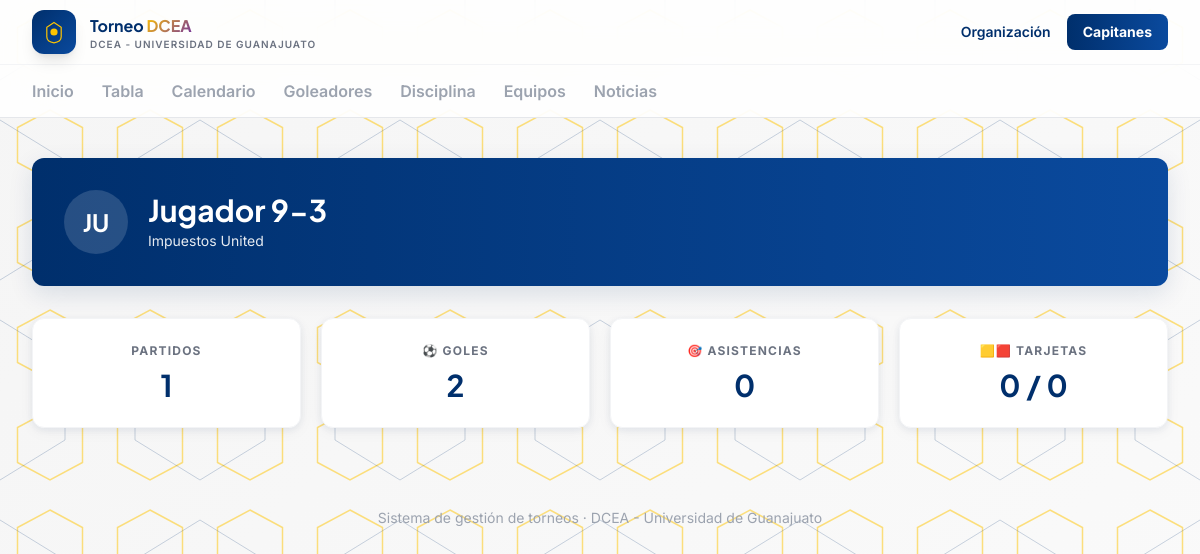
Page /jugadores/67 on the committed database.
### app/models/core.py (models this page shows)
class Organizacion(db.Model):
    __tablename__ = "organizaciones"
    id = db.Column(db.Integer, primary_key=True)
    nombre = db.Column(db.String(150), nullable=False)
    logo_url = db.Column(db.String(300))
    torneos = db.relationship("Torneo", backref="organizacion", lazy=True)
    equipos = db.relationship("Equipo", backref="organizacion", lazy=True)
    canchas = db.relationship("Cancha", backref="organizacion", lazy=True)
    arbitros = db.relationship("Arbitro", backref="organizacion", lazy=True)
    noticias = db.relationship("Noticia", backref="organizacion", lazy=True)

### app/models/equipos.py (models this page shows, shortened)
class Jugador(db.Model):
    __tablename__ = "jugadores"
    id = db.Column(db.Integer, primary_key=True)
    usuario_id = db.Column(db.Integer, db.ForeignKey("usuarios.id"))
    nombre = db.Column(db.String(120), nullable=False)
    foto_url = db.Column(db.String(300))
    fecha_nacimiento = db.Column(db.Date)
    rosters = db.relationship("Roster", backref="jugador", lazy=True)
    def equipo_actual(self, temporada_id):
        r = next((r for r in self.rosters if r.temporada_id == temporada_id), None)
        return r.equipo if r else None
    def estadisticas(self, temporada_id=None):
        from app.models.partidos import EventoPartido, Partido
        q = EventoPartido.query.filter_by(jugador_id=self.id)
        eventos = q.all()
        goles = sum(1 for e in eventos if e.tipo_evento == "gol")
        asistencias = sum(1 for e in eventos if e.tipo_evento == "asistencia")
        amarillas = sum(1 for e in eventos if e.tipo_evento == "tarjeta_amarilla")
        rojas = sum(1 for e in eventos if e.tipo_evento == "tarjeta_roja")
        partido_ids = {e.partido_id for e in eventos}
        partidos_jugados = Partido.query.filter(
            Partido.id.in_(partido_ids), Partido.estado == "jugado"
        ).count() if partido_ids else 0
        return {
            "goles": goles, "asistencias": asistencias,
            "amarillas": amarillas, "rojas": rojas,
            "partidos_jugados": partidos_jugados,
        }

class Equipo(db.Model):
    __tablename__ = "equipos"
    id = db.Column(db.Integer, primary_key=True)
    organizacion_id = db.Column(db.Integer, db.ForeignKey("organizaciones.id"), nullable=False)
    nombre = db.Column(db.String(120), nullable=False)
    escudo_url = db.Column(db.String(300))
    capitan_id = db.Column(db.Integer, db.ForeignKey("usuarios.id"))
    inscripciones = db.relationship("Inscripcion", backref="equipo", lazy=True)
    rosters = db.relationship("Roster", backref="equipo", lazy=True)

### app/routes/public.py (the view)
@public_bp.route("/jugadores/<int:jugador_id>")
def jugador_detalle(jugador_id):
    jugador = Jugador.query.get_or_404(jugador_id)
    temporada = Temporada.query.first()
    equipo = jugador.equipo_actual(temporada.id) if temporada else None
    stats = jugador.estadisticas()
    return render_template("public/jugador.html", jugador=jugador, equipo=equipo, stats=stats)

### app/templates/public/jugador.html (shortened to what this page needs)
{% extends "public/base.html" %}
{% block content %}
<div class="bg-gradient-to-r from-navy to-navy-light rounded-xl shadow-elevation p-8 text-white mb-8 flex items-center gap-5">
  <div class="w-16 h-16 rounded-full bg-white/15 flex items-center justify-center text-white font-display font-bold text-2xl flex-shrink-0">
    {{ jugador.nombre[:2].upper() }}
  </div>
  <div>
    <h1 class="font-display text-2xl sm:text-3xl font-bold">{{ jugador.nombre }}</h1>
    {% if equipo %}
      <a href="{{ url_for('public.equipo_detalle', equipo_id=equipo.id) }}" class="text-sm opacity-90 hover:opacity-100 hover:underline">{{ equipo.nombre }}</a>
    {% endif %}
  </div>
</div>
<div class="grid sm:grid-cols-4 gap-5">
  <div class="bg-white rounded-xl shadow-card border border-gray-100 p-6 text-center">
    <p class="text-xs uppercase tracking-widest text-gray-500 font-bold">Partidos</p>
    <p class="font-display text-3xl font-bold text-navy mt-2">{{ stats.partidos_jugados }}</p>
  </div>
  <div class="bg-white rounded-xl shadow-card border border-gray-100 p-6 text-center">
    <p class="text-xs uppercase tracking-widest text-gray-500 font-bold">⚽ Goles</p>
    <p class="font-display text-3xl font-bold text-navy mt-2">{{ stats.goles }}</p>
  </div>
  <div class="bg-white rounded-xl shadow-card border border-gray-100 p-6 text-center">
    <p class="text-xs uppercase tracking-widest text-gray-500 font-bold">🎯 Asistencias</p>
    <p class="font-display text-3xl font-bold text-navy mt-2">{{ stats.asistencias }}</p>
  </div>
  <div class="bg-white rounded-xl shadow-card border border-gray-100 p-6 text-center">
    <p class="text-xs uppercase tracking-widest text-gray-500 font-bold">🟨🟥 Tarjetas</p>
    <p class="font-display text-3xl font-bold text-navy mt-2">{{ stats.amarillas }} / {{ stats.rojas }}</p>
  </div>
</div>
{% endblock %}

### app/templates/public/base.html (shortened to what this page needs)
<!DOCTYPE html>
<html lang="es">
<head>
<script src="https://cdn.tailwindcss.com"></script>
</head>
<body>
<header class="sticky top-0 z-40 bg-white/85 backdrop-blur-xl border-b border-gray-200">
  <div class="max-w-7xl mx-auto px-5 sm:px-8 h-16 flex items-center justify-between">
    <a href="{{ url_for('public.home') }}" class="flex items-center gap-3.5">
      <div class="w-11 h-11 rounded-xl bg-gradient-to-br from-navy to-navy-light flex items-center justify-center shadow-lg">
        <svg width="24" height="24" viewBox="0 0 40 40" fill="none">
          <path d="M20 4 L32 12 V28 C32 34 28 37 20 38 C12 37 8 34 8 28 V12 Z" stroke="#FFC400" stroke-width="2" fill="none"/>
          <circle cx="20" cy="20" r="6" fill="#FFC400"/>
        </svg>
      </div>
      <div class="leading-tight">
        <p class="font-display font-bold text-navy text-[15px] sm:text-base">Torneo <span class="gradient-accent">DCEA</span></p>
        <p class="text-[10px] text-gray-500 tracking-widest uppercase font-semibold hidden sm:block">{{ organizacion.nombre if organizacion else 'Sitio público' }}</p>
      </div>
    </a>
    <div class="flex items-center gap-4">
      <a href="{{ url_for('admin.login') }}" class="text-sm font-semibold text-navy hover:text-gold hidden sm:inline">Organización</a>
      <a href="{{ url_for('capitan.login') }}" class="bg-gradient-to-r from-navy to-navy-light hover:shadow-lg text-white text-sm font-bold px-4 py-2 rounded-lg transition-all">Capitanes</a>
    </div>
  </div>
  <nav class="max-w-7xl mx-auto px-5 sm:px-8 flex gap-7 border-t border-gray-100 overflow-x-auto">
    {% macro navlink(endpoint, label) %}
      <a href="{{ url_for(endpoint) }}" class="tab-link {{ 'active' if request.endpoint == endpoint }}">{{ label }}</a>
    {% endmacro %}
    {{ navlink('public.home', 'Inicio') }}
    {{ navlink('public.tabla_posiciones', 'Tabla') }}
    {{ navlink('public.calendario', 'Calendario') }}
    {{ navlink('public.goleadores', 'Goleadores') }}
    {{ navlink('public.disciplina', 'Disciplina') }}
    {{ navlink('public.equipos', 'Equipos') }}
    {{ navlink('public.noticias', 'Noticias') }}
  </nav>
</header>
<main class="max-w-7xl mx-auto px-5 sm:px-8 py-10">
  {% block content %}{% endblock %}
</main>
<footer class="text-center py-10 text-gray-400 text-sm">
  Sistema de gestión de torneos &middot; {{ organizacion.nombre if organizacion else '' }}
</footer>
</body>
</html>

### app/templates/public/base.html (style rules this page uses)
* { box-sizing: border-box; }
body { font-family: 'Inter', sans-serif; min-height: 100vh; position: relative; background: linear-gradient(135deg, #F5F5F5 0%, #FAFAFA 100%); overflow-x: hidden; }
body::before { content: ''; position: fixed; top: 0; left: 0; width: 100%; height: 100%; z-index: -2; background-repeat: repeat; background-size: 100px 100px; pointer-events: none; }
body::after { content: ''; position: fixed; top: 0; left: 0; width: 100%; height: 100%; z-index: -2; background-repeat: repeat; background-size: 200px 200px; background-position: 100px 100px; pointer-events: none; }
main { position: relative; z-index: 1; }
.font-display { font-family: 'Plus Jakarta Sans', sans-serif; }
.tab-link { position: relative; font-weight: 600; color: #9CA3AF; padding: 14px 0; white-space: nowrap; }
.gradient-accent { background: linear-gradient(135deg, #FFC400, #7030A0); -webkit-background-clip: text; -webkit-text-fill-color: transparent; background-clip: text; }

### rows in the picture
Organizacion: nombre "DCEA - UNIVERSIDAD DE GUANAJUATO", nombre "DCEA - Universidad de Guanajuato"
Jugador: nombre "JU", nombre "Jugador 9-3"
Equipo: nombre "Impuestos United"

### other values in the picture
{{ label }} "Inicio Tabla Calendario Goleadores Disciplina Equipos Noticias"
{{ stats.partidos_jugados }} "1"
{{ stats.goles }} "2"
{{ stats.asistencias }} "0"
{{ stats.amarillas }} "0"
{{ stats.rojas }} "0"
